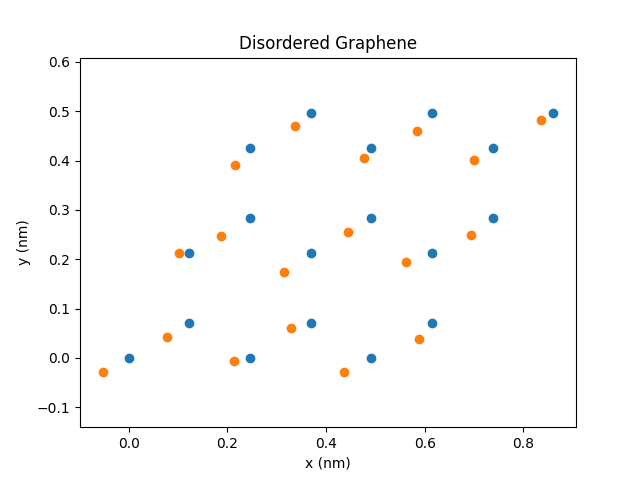

Recreate this plot in Python.
import numpy as np


lat = np.loadtxt("cell.dat").T # Vector are loaded in column form
dims= 10,10, 1 

#Metric matrix should be defined within the system once the vectors are loaded
def Metric(lat): #This matrix is compatible with submiting the points in fractional coordinates as column vector
    return ((lat.T)@(lat))
metric_tensor = Metric(lat);

frac_Apoints= np.array([x.flatten() for x in np.mgrid[0:dims[0], 0:dims[0], 0:1] ]) #Generates the lattice points in the fractional coordinates as column vectors
frac_Bpoints= np.array([[1/3],[1/3],[0]])+frac_Apoints #Generates the lattice points in the fractional coordinates as column vectors
frac_points = np.concatenate((frac_Apoints,frac_Bpoints), axis=1)
cart_points = lat@frac_points

import matplotlib.pyplot as plt

plt.scatter(cart_points[0],cart_points[1])
plt.title('Pristine Graphene')
plt.xlabel('x (nm)')
plt.ylabel('y (nm)')
# Set aspect ratio to be equal
plt.axis('equal')
plt.savefig('pristinte_graphene.png')
np.savetxt("pristinte_graphene.xyz", cart_points.T)


#DISORDERED GRAPHENE
frac_points = np.transpose([ (np.random.rand(3)-1)*0.2+x for x in frac_points.T])
cart_points = lat@frac_points

import matplotlib.pyplot as plt

plt.scatter(cart_points[0],cart_points[1])
plt.title('Disordered Graphene')
plt.xlabel('x (nm)')
plt.ylabel('y (nm)')
# Set aspect ratio to be equal
plt.axis('equal')
plt.savefig('disordered_graphene.png')
np.savetxt("disordered_graphene.xyz", cart_points.T)





#from scipy.spatial.distance import cdist
#a = 2.46;
#a1 = np[1,0,0]

#point_frac = [ x.flatten() for x in np.mgrid[0:5, 0:5, 0:1] ];
#print(  [ x.flatten() for x in np.mgrid[0:5, 0:5, 0:1] ]   )
